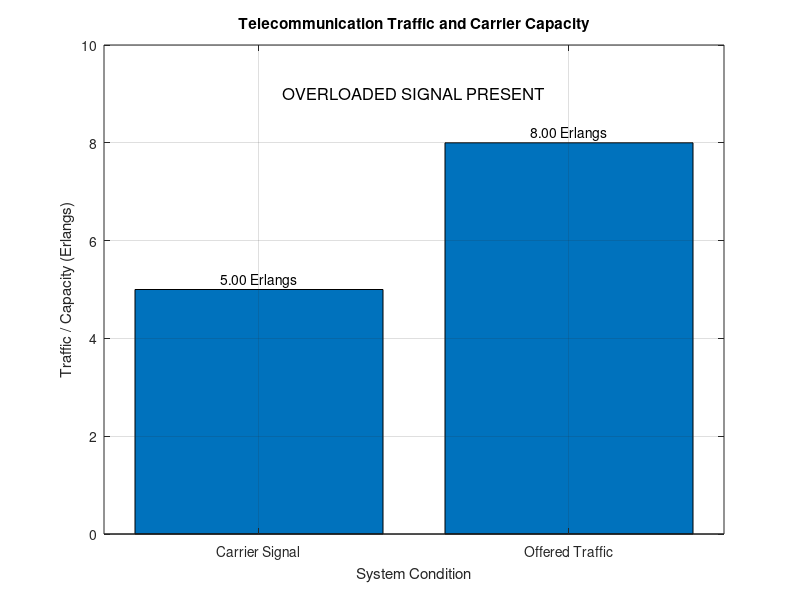

Recreate this plot in MATLAB.
% Sr. No. 04 - Telecommunication Traffic (Erlang)
clc;
clear all;
close all;

% TELECOMMUNICATION TRAFFIC - ERLANG
% Number of calls during observation time
N = 160;
% Observation time in hours
T = 1;
% Average call holding time in minutes
H_min = 3;
% Number of available carrier channels
carrier_capacity = 5;

% Convert holding time from minutes to hours
H = H_min / 60;
% Calculate call arrival rate
lambda = N / T;
% Calculate traffic in Erlangs
A = lambda * H;

fprintf('========================================\n');
fprintf(' TELECOMMUNICATION TRAFFIC CALCULATION\n');
fprintf('========================================\n');
fprintf('Number of Calls          = %d\n', N);
fprintf('Observation Time        = %.2f hour\n', T);
fprintf('Average Call Duration   = %.2f minutes\n', H_min);
fprintf('Call Arrival Rate       = %.2f calls/hour\n', lambda);
fprintf('Traffic Intensity       = %.2f Erlangs\n', A);
fprintf('Carrier Capacity        = %.2f Erlangs\n', carrier_capacity);

% Check whether system is overloaded
if A > carrier_capacity
    fprintf('\nStatus: SYSTEM IS OVERLOADED\n');
else
    fprintf('\nStatus: SYSTEM IS NOT OVERLOADED\n');
end


figure;
values = [carrier_capacity A];
bar(values);
grid on;
xlabel('System Condition');
ylabel('Traffic / Capacity (Erlangs)');
title('Telecommunication Traffic and Carrier Capacity');
xticks(1:2);
xticklabels({'Carrier Signal', 'Offered Traffic'});
ylim([0 max(values)+2]);

% Display values above bars
text(1, carrier_capacity + 0.2, ...
    sprintf('%.2f Erlangs', carrier_capacity), ...
    'HorizontalAlignment', 'center');
text(2, A + 0.2, ...
    sprintf('%.2f Erlangs', A), ...
    'HorizontalAlignment', 'center');

% Overload indication
if A > carrier_capacity
    text(1.5, max(values)+1, ...
        'OVERLOADED SIGNAL PRESENT', ...
        'HorizontalAlignment', 'center', ...
        'FontSize', 12);
end
